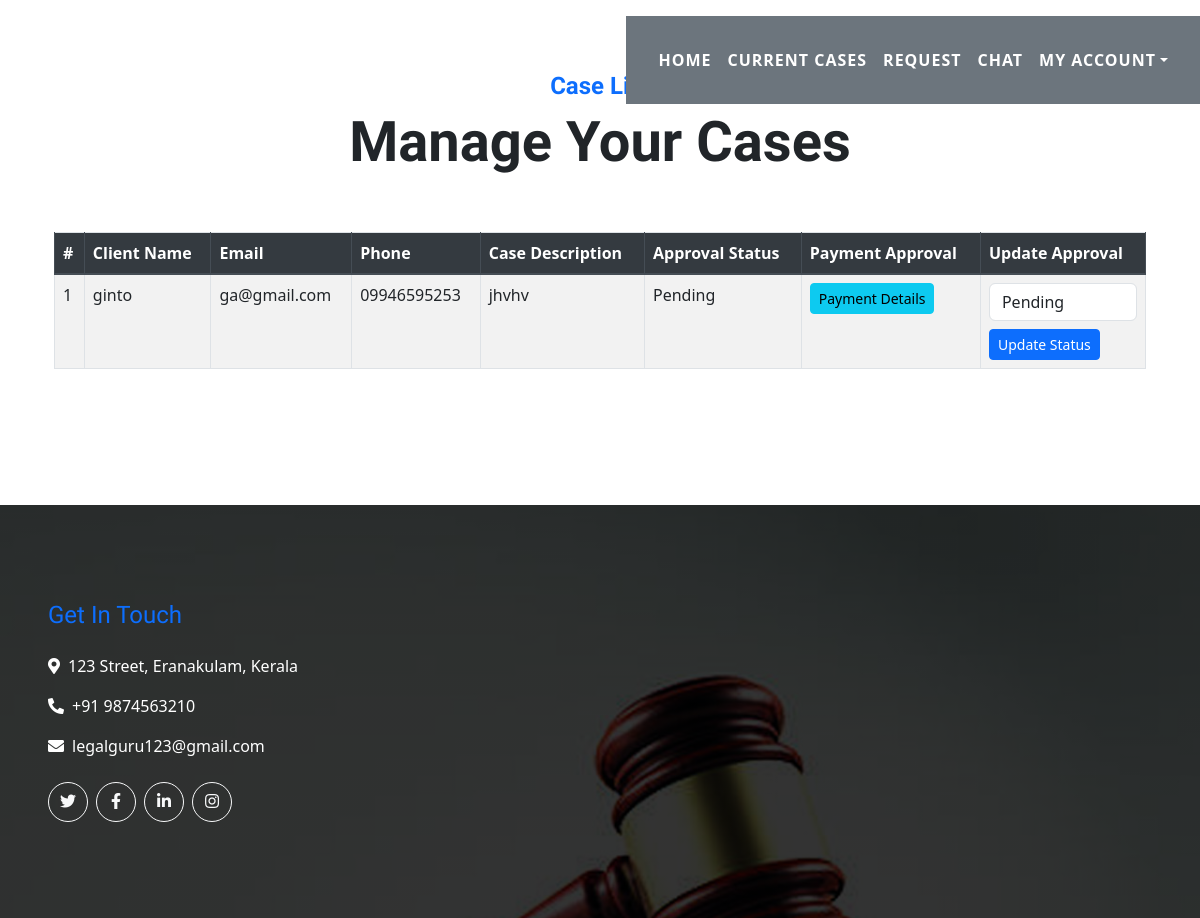
The app's page /Advocate/case_list (signed in), older data.
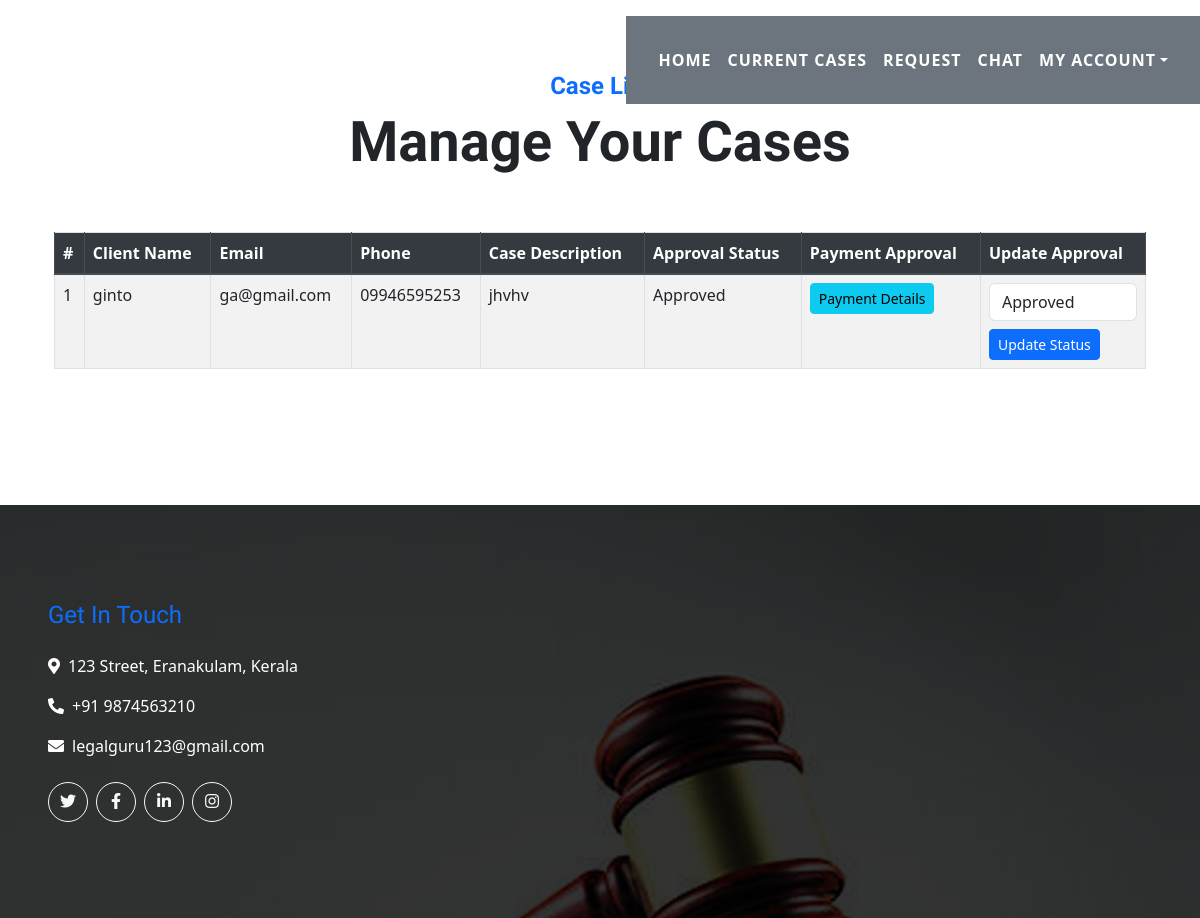
The same page, newer data.
### home/models.py (models this page shows)
class CaseRequest(models.Model):
    req_id = models.AutoField(primary_key=True)
    lawyer = models.ForeignKey(AdvocateRegistration,on_delete=models.CASCADE)
    name = models.CharField(max_length=50)
    email = models.EmailField(max_length=50)
    phone = models.CharField(max_length=11)
    case_des = models.TextField()
    approval = models.CharField(max_length=50, choices=[('Approved', 'Approved'), ('Pending', 'Pending'), ('Rejected', 'Rejected')], default='Pending')
    cust_approval = models.CharField(max_length=50, choices=[('Approved', 'Approved'), ('Pending', 'Pending'), ('Rejected', 'Rejected')], default='Pending')
    payment_approval = models.CharField(max_length=50, choices=[('Paid', 'Paid'), ('Unpaid', 'Unpaid')], default='Unpaid')
    def __str__(self):
        return f"CaseRequest #{self.req_id} - {self.name}"

### Advocate/views.py (the view, shortened to what this page needs)
# urls.py: path('case_list',views.case_list,name='case_list'),
def case_list(request):
    advocate = request.user.advocateregistration
    cases = CaseRequest.objects.filter(lawyer=advocate)
    print(cases)
    return render(request, 'advcaselist.html', {'cases': cases})

### templates/advcaselist.html (shortened to what this page needs)
{% extends "advbase.html" %}
{% load static %}
{% load template_filters %}
{% block content %}
<div class="container py-5">
    <div class="d-flex flex-column text-center mb-5">
        <h4 class="text-primary font-weight-bold">Case List</h4>
        <h4 class="display-4 font-weight-bold">Manage Your Cases</h4>
    </div>
    <form method="POST">
        <table class="table table-striped table-bordered">
            <thead class="thead-dark">
                <tr>
                    <th>#</th>
                    <th>Client Name</th>
                    <th>Email</th>
                    <th>Phone</th>
                    <th>Case Description</th>
                    <th>Approval Status</th>
                    <th>Payment Approval</th>
                    <th>Update Approval</th>
                </tr>
            </thead>
            <tbody>
                {% for case in cases %}
                <tr>
                    <td>{{ case.req_id }}</td>
                    <td>{{ case.name }}</td>
                    <td>{{ case.email }}</td>
                    <td>{{ case.phone }}</td>
                    <td>{{ case.case_des }}</td>
                    <td>{{ case.approval }}</td>
                    <td>
                        {% if case.payment_approval == 'Paid' %}
                       <a href="{% url 'advpaymentlist' case.req_id %}" ><button type="button" class="btn btn-info btn-sm"
                                 >
                            Payment Details
                        </button> </a>
                        {% else %}
                        <span>Unpaid</span>
                        {% endif %}
                    </td>
                    <td>
                        <select name="approval" class="form-control">
                            <option value="Pending" {% if case.approval == 'Pending' %}selected{% endif %}>Pending</option>
                            <option value="Approved" {% if case.approval == 'Approved' %}selected{% endif %}>Approved</option>
                        </select>
                        <button type="submit" class="btn btn-sm btn-primary mt-2">Update Status</button>
                    </td>
                </tr>
                {% empty %}
                <tr>
                    <td colspan="8" class="text-center">No cases found.</td>
                </tr>
                {% endfor %}
            </tbody>
        </table>
    </form>
</div>
{% endblock %}

Row changes from the older to the newer data that the page shows:
changed CaseRequest "ginto": approval "Pending" → "Approved"
